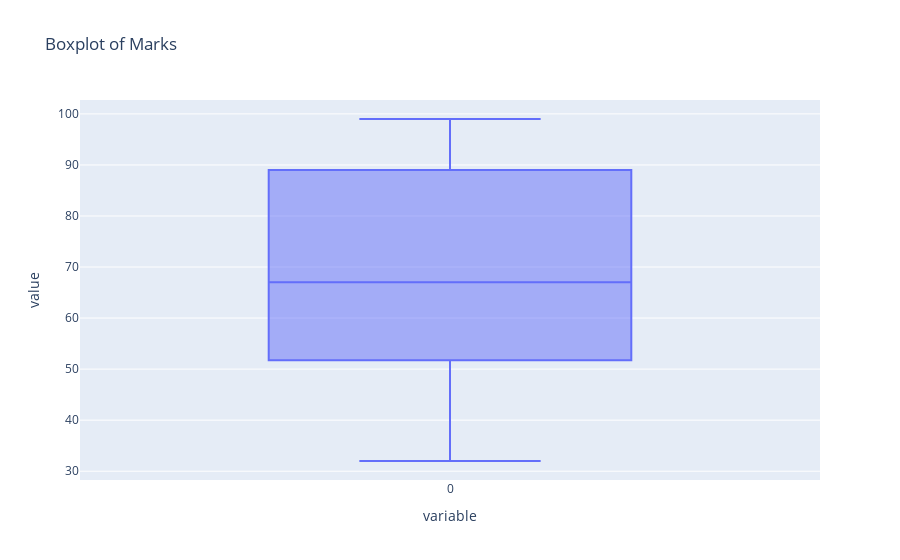

The notebook cell saved with this chart:
### Code cell
import plotly.express as px

fig = px.box(lst_marks, title='Boxplot of Marks')
fig.update_layout(showlegend=False)
fig.show()

### Figure 1 — Plotly figure (JSON) as saved in the notebook; plotly's stock layout.template omitted (floating-point values rounded to 4 significant figures)
{"data": [{"alignmentgroup": "True", "hovertemplate": "variable=%{x}<br>value=%{y}<extra></extra>", "legendgroup": "", "marker": {"color": "#636efa"}, "name": "", "notched": false, "offsetgroup": "", "orientation": "v", "showlegend": false, "type": "box", "x": ["0", "0", "0", "0", "0", "0", "0", "0", "0", "0", "0", "0", "0", "0", "0", "0", "0"], "x0": " ", "xaxis": "x", "y": [45, 32, 56, 75, 89, 54, 32, 89, 90, 87, 67, 54, 45, 98, 99, 67, 74], "y0": " ", "yaxis": "y"}], "layout": {"boxmode": "group", "legend": {"tracegroupgap": 0}, "showlegend": false, "title": {"text": "Boxplot of Marks"}, "xaxis": {"anchor": "y", "domain": [0, 1], "title": {"text": "variable"}}, "yaxis": {"anchor": "x", "domain": [0, 1], "title": {"text": "value"}}}}
